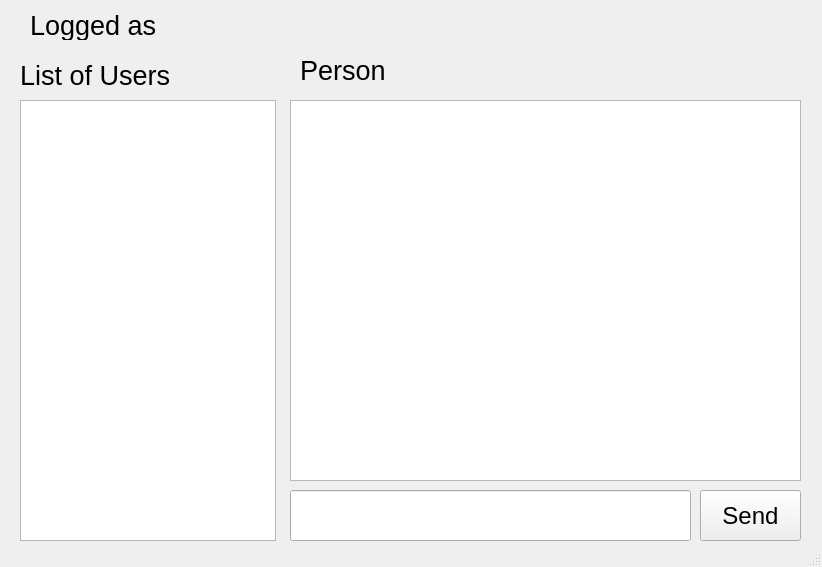
<?xml version="1.0" encoding="UTF-8"?>
<ui version="4.0">
 <class>ChatWindow</class>
 <widget class="QMainWindow" name="ChatWindow">
  <property name="geometry">
   <rect>
    <x>0</x>
    <y>0</y>
    <width>822</width>
    <height>567</height>
   </rect>
  </property>
  <property name="windowTitle">
   <string>ChatWindow</string>
  </property>
  <widget class="QWidget" name="centralwidget">
   <widget class="QLabel" name="label">
    <property name="geometry">
     <rect>
      <x>20</x>
      <y>60</y>
      <width>161</width>
      <height>31</height>
     </rect>
    </property>
    <property name="font">
     <font>
      <pointsize>20</pointsize>
     </font>
    </property>
    <property name="text">
     <string>List of Users</string>
    </property>
   </widget>
   <widget class="QPushButton" name="btnSend">
    <property name="geometry">
     <rect>
      <x>700</x>
      <y>490</y>
      <width>101</width>
      <height>51</height>
     </rect>
    </property>
    <property name="font">
     <font>
      <pointsize>18</pointsize>
     </font>
    </property>
    <property name="text">
     <string>Send</string>
    </property>
   </widget>
   <widget class="QLineEdit" name="leUserInput">
    <property name="geometry">
     <rect>
      <x>290</x>
      <y>490</y>
      <width>401</width>
      <height>51</height>
     </rect>
    </property>
   </widget>
   <widget class="QTextEdit" name="textDiscussion">
    <property name="geometry">
     <rect>
      <x>290</x>
      <y>100</y>
      <width>511</width>
      <height>381</height>
     </rect>
    </property>
   </widget>
   <widget class="QLabel" name="labelPerson">
    <property name="geometry">
     <rect>
      <x>300</x>
      <y>55</y>
      <width>171</width>
      <height>31</height>
     </rect>
    </property>
    <property name="font">
     <font>
      <pointsize>20</pointsize>
     </font>
    </property>
    <property name="text">
     <string>Person</string>
    </property>
   </widget>
   <widget class="QListWidget" name="listWidget">
    <property name="geometry">
     <rect>
      <x>20</x>
      <y>100</y>
      <width>256</width>
      <height>441</height>
     </rect>
    </property>
   </widget>
   <widget class="QLabel" name="labelUsername">
    <property name="geometry">
     <rect>
      <x>30</x>
      <y>10</y>
      <width>500</width>
      <height>30</height>
     </rect>
    </property>
    <property name="font">
     <font>
      <pointsize>20</pointsize>
     </font>
    </property>
    <property name="text">
     <string>Logged as</string>
    </property>
   </widget>
  </widget>
  <widget class="QMenuBar" name="menubar">
   <property name="geometry">
    <rect>
     <x>0</x>
     <y>0</y>
     <width>822</width>
     <height>22</height>
    </rect>
   </property>
  </widget>
  <widget class="QStatusBar" name="statusbar"/>
 </widget>
 <resources/>
 <connections/>
</ui>
